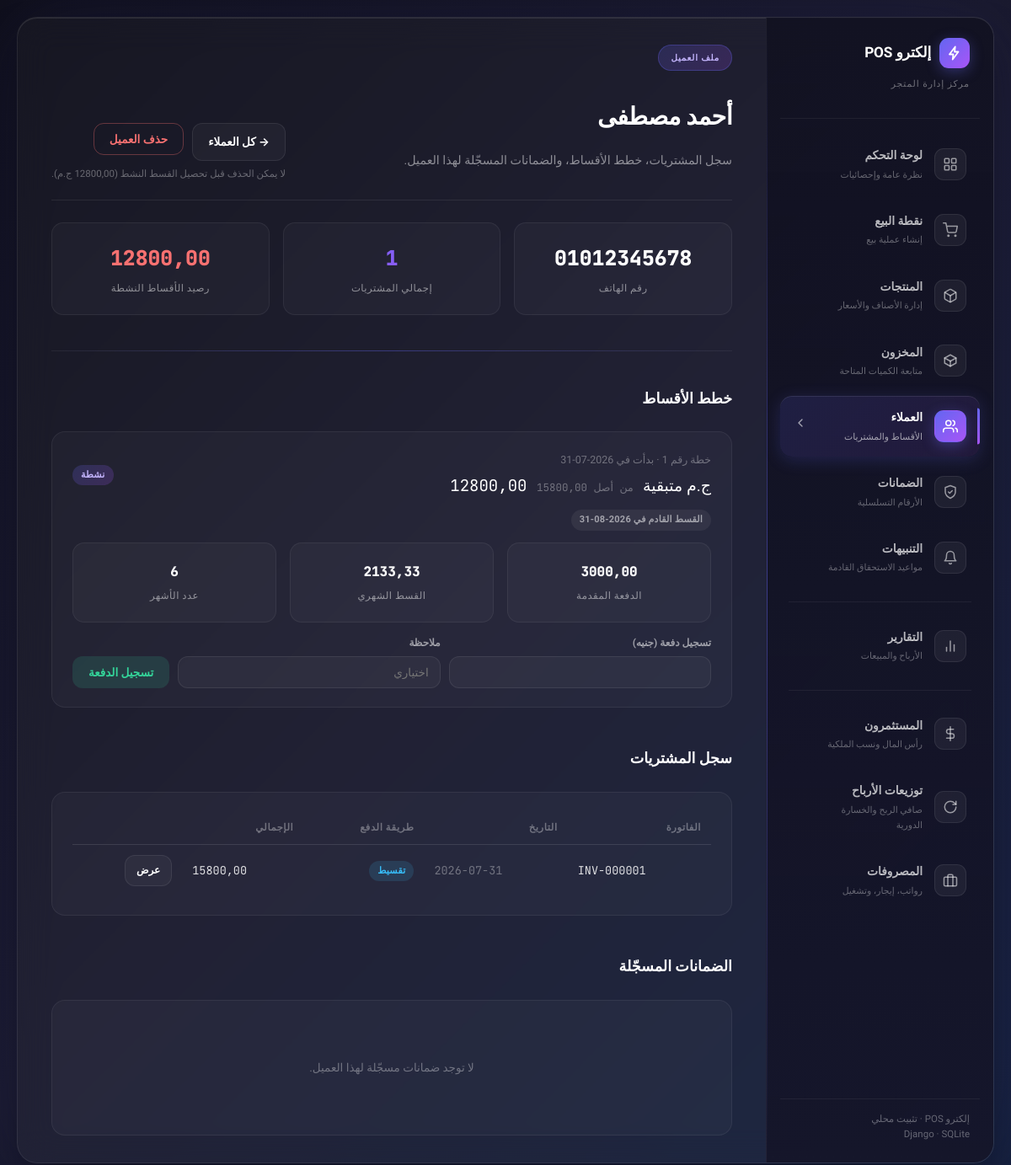
Page /manage/customers/1/ on the committed database.
### pos/models.py (models this page shows, shortened)
class Customer(models.Model):
    name = models.CharField(max_length=200)
    phone = models.CharField(max_length=40, blank=True, default="")
    address = models.CharField(max_length=255, blank=True, default="")
    created_at = models.DateTimeField(auto_now_add=True)
    class Meta:
        ordering = ["name"]
        constraints = [
            models.UniqueConstraint(
                fields=["phone"],
                condition=~models.Q(phone=""),
                name="unique_customer_phone_when_set",
            ),
        ]

class InstallmentPlan(models.Model):
    ACTIVE = "active"
    CLOSED = "closed"
    STATUS_CHOICES = [(ACTIVE, "Active"), (CLOSED, "Closed")]
    sale = models.ForeignKey(Sale, on_delete=models.CASCADE, related_name="installment_plan")
    customer = models.ForeignKey(Customer, null=True, blank=True, on_delete=models.SET_NULL, related_name="installment_plans")
    total_amount = models.DecimalField(max_digits=12, decimal_places=2)
    down_payment = models.DecimalField(max_digits=12, decimal_places=2, default=0)
    remaining_amount = models.DecimalField(max_digits=12, decimal_places=2)
    monthly_amount = models.DecimalField(max_digits=12, decimal_places=2)
    num_months = models.IntegerField()
    start_date = models.DateTimeField(default=timezone.now)
    next_due_date = models.DateTimeField(null=True, blank=True)
    status = models.CharField(max_length=20, choices=STATUS_CHOICES, default=ACTIVE)
    class Meta:
        ordering = ["-id"]
    @property
    def days_until_due(self):
        if not self.next_due_date:
            return None
        return (self.next_due_date.date() - timezone.localdate()).days

class Sale(models.Model):
    CASH = "cash"
    INSTALLMENT = "installment"
    PAYMENT_METHOD_CHOICES = [(CASH, "Cash"), (INSTALLMENT, "Installment")]
    STATUS_COMPLETED = "completed"
    STATUS_PARTIAL = "partially_paid"
    STATUS_PAID_OFF = "paid_off"
    STATUS_CHOICES = [
        (STATUS_COMPLETED, "Completed"),
        (STATUS_PARTIAL, "Partially Paid"),
        (STATUS_PAID_OFF, "Paid Off"),
    ]
    invoice_number = models.CharField(max_length=32, unique=True)
    customer = models.ForeignKey(
        Customer, null=True, blank=True, on_delete=models.SET_NULL, related_name="sales"
    )
    sale_date = models.DateTimeField(default=timezone.now)
    payment_method = models.CharField(max_length=20, choices=PAYMENT_METHOD_CHOICES)
    subtotal = models.DecimalField(max_digits=12, decimal_places=2)
    discount = models.DecimalField(max_digits=12, decimal_places=2, default=0)
    total = models.DecimalField(max_digits=12, decimal_places=2)
    paid_amount = models.DecimalField(max_digits=12, decimal_places=2, default=0)
    remaining_amount = models.DecimalField(max_digits=12, decimal_places=2, default=0)
    status = models.CharField(max_length=20, choices=STATUS_CHOICES, default=STATUS_COMPLETED)
    class Meta:
        ordering = ["-id"]

### pos/views.py (the view)
# urls.py: path("manage/customers/<int:customer_id>/", views.customer_detail, name="customer_detail"),
def customer_detail(request, customer_id):
    customer = get_object_or_404(Customer, id=customer_id)
    plans = customer.installment_plans.all().prefetch_related("payments")
    sales = customer.sales.all()
    warranties = customer.warranties.all()
    active_due = plans.filter(status="active").aggregate(r=Sum("remaining_amount"))["r"] or 0
    return render(request, "pos/customer_detail.html", {
        "customer": customer,
        "plans": plans,
        "sales": sales,
        "warranties": warranties,
        "active_due": active_due,
    })

### pos/context_processors.py (called while the page is built)
def installment_alerts(request):
    try:
        from .models import InstallmentPlan, Investor
        cutoff = timezone.now() + timezone.timedelta(days=5)
        installment_count = InstallmentPlan.objects.filter(
            status=InstallmentPlan.ACTIVE,
            next_due_date__isnull=False,
            next_due_date__lte=cutoff,
        ).count()
        investor_count = sum(
            1 for inv in Investor.objects.filter(status=Investor.ACTIVE, dividends_due__gt=0)
            if inv.days_until_dividend_due is not None and inv.days_until_dividend_due <= 5
        )
        count = installment_count + investor_count
    except Exception:
        count = 0
    return {"nav_alerts_count": count}

### pos/templates/pos/customer_detail.html (shortened to what this page needs)
{% extends "pos/base.html" %}
{% block content %}
<div class="panel-header">
  <div>
    <span class="panel-badge">ملف العميل</span>
    <h1 class="panel-title">{{ customer.name }}</h1>
    <p class="panel-description">سجل المشتريات، خطط الأقساط، والضمانات المسجّلة لهذا العميل.</p>
  </div>
  <div style="text-align:end;">
    <div style="display:flex; gap:10px;">
      <a href="{% url 'pos:customers_list' %}" class="btn">→ كل العملاء</a>
      <form method="post" action="{% url 'pos:customer_delete' customer_id=customer.id %}" data-confirm="حذف العميل {{ customer.name }} نهائياً؟ لا يمكن التراجع عن هذا الإجراء." data-confirm-label="حذف">
        <button type="submit" class="btn btn-danger">حذف العميل</button>
      </form>
    </div>
    {% if active_due > 0 %}
    <div class="hint" style="margin-top:6px;">لا يمكن الحذف قبل تحصيل القسط النشط ({{ active_due|floatformat:2 }} ج.م).</div>
    {% endif %}
  </div>
</div>
<div class="panel-content">
  <div class="stats-grid cols-3">
    <div class="stat-item">
      <div class="stat-value plain mono">{{ customer.phone|default:"—" }}</div>
      <div class="stat-label">رقم الهاتف</div>
    </div>
    <div class="stat-item">
      <div class="stat-value">{{ sales|length }}</div>
      <div class="stat-label">إجمالي المشتريات</div>
    </div>
    <div class="stat-item">
      <div class="stat-value {% if active_due > 0 %}danger{% endif %}">{{ active_due|floatformat:2 }}</div>
      <div class="stat-label">رصيد الأقساط النشطة</div>
    </div>
  </div>
  <div class="divider-trace"></div>
  <h3 style="margin: 0 0 4px;">خطط الأقساط</h3>
  {% if plans %}
    {% for plan in plans %}
    <div class="content-card">
      <div style="display:flex; justify-content:space-between; align-items:center; flex-wrap:wrap; gap:10px;">
        <div>
          <div style="font-size:12.5px; color:var(--text-faint);">خطة رقم {{ plan.id }} &middot; بدأت في {{ plan.start_date|date:"Y-m-d" }}</div>
          <div style="font-family:var(--font-mono); direction:ltr; font-size:19px; margin-top:4px; display:inline-block;">
            {{ plan.remaining_amount|floatformat:2 }} <span style="font-family:var(--font-body); direction:rtl;">ج.م متبقية</span>
            <span style="color:var(--text-faint); font-size:12.5px;"> من أصل {{ plan.total_amount|floatformat:2 }}</span>
          </div>
        </div>
        <span class="badge {% if plan.status == 'closed' %}badge-good{% else %}badge-accent{% endif %}">{% if plan.status == 'closed' %}مسددة{% else %}نشطة{% endif %}</span>
      </div>
      {% if plan.status == 'active' and plan.next_due_date %}
      <div style="margin-top:10px;">
        {% if plan.days_until_due < 0 %}
          <span class="badge badge-bad">القسط القادم متأخر {{ plan.days_until_due|cut:"-" }} يوم — تاريخه {{ plan.next_due_date|date:"Y-m-d" }}</span>
        {% elif plan.days_until_due == 0 %}
          <span class="badge badge-bad">القسط القادم مستحق اليوم</span>
        {% elif plan.days_until_due <= 5 %}
          <span class="badge badge-accent">القسط القادم خلال {{ plan.days_until_due }} يوم — تاريخه {{ plan.next_due_date|date:"Y-m-d" }}</span>
        {% else %}
          <span class="badge badge-dim">القسط القادم في {{ plan.next_due_date|date:"Y-m-d" }}</span>
        {% endif %}
      </div>
      {% endif %}
      <div class="stats-grid cols-3" style="margin-top:14px;">
        <div class="stat-item"><div class="stat-value plain" style="font-size:16px;">{{ plan.down_payment|floatformat:2 }}</div><div class="stat-label">الدفعة المقدمة</div></div>
        <div class="stat-item"><div class="stat-value plain" style="font-size:16px;">{{ plan.monthly_amount|floatformat:2 }}</div><div class="stat-label">القسط الشهري</div></div>
        <div class="stat-item"><div class="stat-value plain" style="font-size:16px;">{{ plan.num_months }}</div><div class="stat-label">عدد الأشهر</div></div>
      </div>
      {% if plan.status == 'active' %}
      <form method="post" action="{% url 'pos:installment_pay' plan_id=plan.id %}" style="margin-top:14px; display:flex; gap:10px; align-items:flex-end;">
        <div class="field" style="margin-bottom:0; flex:1;">
          <label>تسجيل دفعة (جنيه)</label>
          <input type="number" step="0.01" min="0.01" max="{{ plan.remaining_amount }}" name="amount" required>
        </div>
        <div class="field" style="margin-bottom:0; flex:1;">
          <label>ملاحظة</label>
          <input type="text" name="note" placeholder="اختياري">
        </div>
        <button type="submit" class="btn btn-good">تسجيل الدفعة</button>
      </form>
      {% endif %}
    </div>
    {% endfor %}
  {% else %}
    <div class="content-card"><div class="empty">لا توجد خطط أقساط لهذا العميل.</div></div>
  {% endif %}
  <h3 style="margin: 26px 0 4px;">سجل المشتريات</h3>
  <div class="content-card">
    {% if sales %}
    <table>
      <thead><tr><th>الفاتورة</th><th>التاريخ</th><th>طريقة الدفع</th><th>الإجمالي</th><th></th></tr></thead>
      <tbody>
        {% for s in sales %}
        <tr>
          <td class="mono">{{ s.invoice_number }}</td>
          <td class="mono" style="color:var(--text-faint);">{{ s.sale_date|date:"Y-m-d" }}</td>
          <td><span class="badge {% if s.payment_method == 'installment' %}badge-info{% else %}badge-good{% endif %}">{% if s.payment_method == 'installment' %}تقسيط{% else %}نقدي{% endif %}</span></td>
          <td class="mono">{{ s.total|floatformat:2 }}</td>
          <td><a href="{% url 'pos:invoice' sale_id=s.id %}" class="btn btn-sm">عرض</a></td>
        </tr>
        {% endfor %}
      </tbody>
    </table>
    {% else %}
    <div class="empty">لا توجد مشتريات بعد.</div>
    {% endif %}
  </div>
  <h3 style="margin: 26px 0 4px;">الضمانات المسجّلة</h3>
  <div class="content-card">
    {% if warranties %}
    <table>
      <thead><tr><th>المنتج</th><th>الرقم التسلسلي</th><th>تاريخ الانتهاء</th></tr></thead>
      <tbody>
        {% for w in warranties %}
        <tr>
          <td>{{ w.product_name }}</td>
          <td class="mono">{{ w.serial_number }}</td>
          <td class="mono" style="color:var(--text-faint);">{{ w.end_date|date:"Y-m-d" }}</td>
        </tr>
        {% endfor %}
      </tbody>
    </table>
    {% else %}
    <div class="empty">لا توجد ضمانات مسجّلة لهذا العميل.</div>
    {% endif %}
  </div>
</div>
{% endblock %}

### rows in the picture
Customer: name "أحمد مصطفى", phone "01012345678"
InstallmentPlan: start_date "2026-07-31", remaining_amount "12800,00", total_amount "15800,00", status "نشطة", next_due_date "2026-08-31", down_payment "3000,00", monthly_amount "2133,33", num_months "6"
Sale: invoice_number "INV-000001", sale_date "2026-07-31", payment_method "تقسيط", total "15800,00"

### other values in the picture
{{ active_due|floatformat:2 }} "12800,00"
{{ sales|length }} "1"
